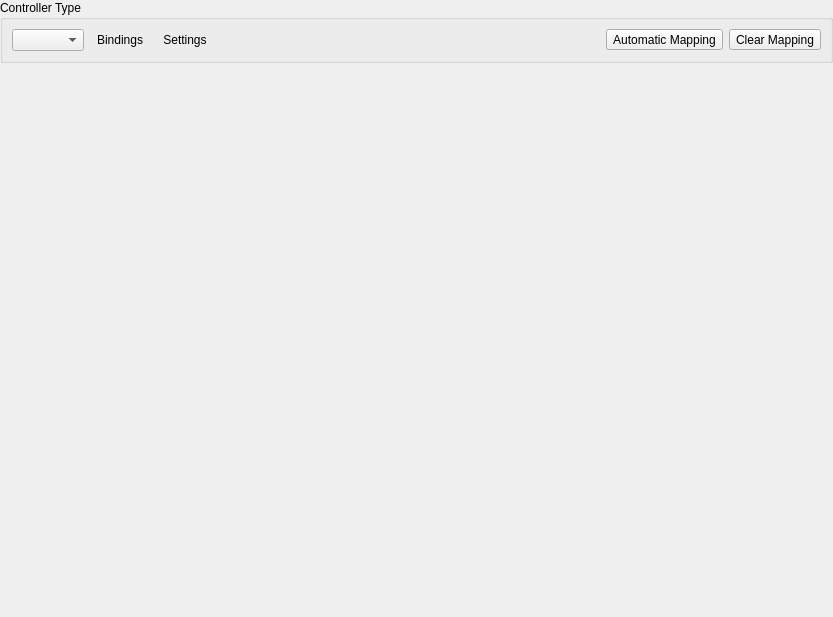
<?xml version="1.0" encoding="UTF-8"?>
<ui version="4.0">
 <class>ControllerBindingWidget</class>
 <widget class="QWidget" name="ControllerBindingWidget">
  <property name="geometry">
   <rect>
    <x>0</x>
    <y>0</y>
    <width>833</width>
    <height>617</height>
   </rect>
  </property>
  <property name="windowTitle">
   <string>Form</string>
  </property>
  <layout class="QVBoxLayout" name="verticalLayout" stretch="0,1">
   <property name="leftMargin">
    <number>0</number>
   </property>
   <property name="topMargin">
    <number>0</number>
   </property>
   <property name="rightMargin">
    <number>0</number>
   </property>
   <property name="bottomMargin">
    <number>0</number>
   </property>
   <item>
    <widget class="QGroupBox" name="groupBox">
     <property name="title">
      <string>Controller Type</string>
     </property>
     <layout class="QHBoxLayout" name="horizontalLayout_3">
      <item>
       <layout class="QHBoxLayout" name="horizontalLayout">
        <item>
         <widget class="QComboBox" name="controllerType"/>
        </item>
        <item>
         <widget class="QToolButton" name="bindings">
          <property name="text">
           <string>Bindings</string>
          </property>
          <property name="checkable">
           <bool>true</bool>
          </property>
          <property name="icon">
           <iconset theme="gamepad-line">
            <normaloff>.</normaloff>.</iconset>
          </property>
          <property name="toolButtonStyle">
           <enum>Qt::ToolButtonTextBesideIcon</enum>
          </property>
          <property name="autoRaise">
           <bool>true</bool>
          </property>
         </widget>
        </item>
        <item>
         <widget class="QToolButton" name="settings">
          <property name="text">
           <string>Settings</string>
          </property>
          <property name="icon">
           <iconset theme="checkbox-multiple-blank-line">
            <normaloff>.</normaloff>.</iconset>
          </property>
          <property name="checkable">
           <bool>true</bool>
          </property>
          <property name="toolButtonStyle">
           <enum>Qt::ToolButtonTextBesideIcon</enum>
          </property>
          <property name="autoRaise">
           <bool>true</bool>
          </property>
         </widget>
        </item>
       </layout>
      </item>
      <item>
       <spacer name="horizontalSpacer">
        <property name="orientation">
         <enum>Qt::Horizontal</enum>
        </property>
        <property name="sizeHint" stdset="0">
         <size>
          <width>460</width>
          <height>20</height>
         </size>
        </property>
       </spacer>
      </item>
      <item>
       <layout class="QHBoxLayout" name="horizontalLayout_2">
        <item>
         <widget class="QToolButton" name="automaticBinding">
          <property name="text">
           <string>Automatic Mapping</string>
          </property>
          <property name="icon">
           <iconset theme="gamepad-line">
            <normaloff>.</normaloff>.</iconset>
          </property>
          <property name="toolButtonStyle">
           <enum>Qt::ToolButtonTextBesideIcon</enum>
          </property>
         </widget>
        </item>
        <item>
         <widget class="QToolButton" name="clearBindings">
          <property name="text">
           <string>Clear Mapping</string>
          </property>
          <property name="icon">
           <iconset theme="file-reduce-line">
            <normaloff>.</normaloff>.</iconset>
          </property>
          <property name="toolButtonStyle">
           <enum>Qt::ToolButtonTextBesideIcon</enum>
          </property>
         </widget>
        </item>
       </layout>
      </item>
     </layout>
    </widget>
   </item>
   <item>
    <widget class="QStackedWidget" name="stackedWidget" />
   </item>
  </layout>
 </widget>
 <resources>
  <include location="../resources/resources.qrc"/>
 </resources>
 <connections/>
</ui>
